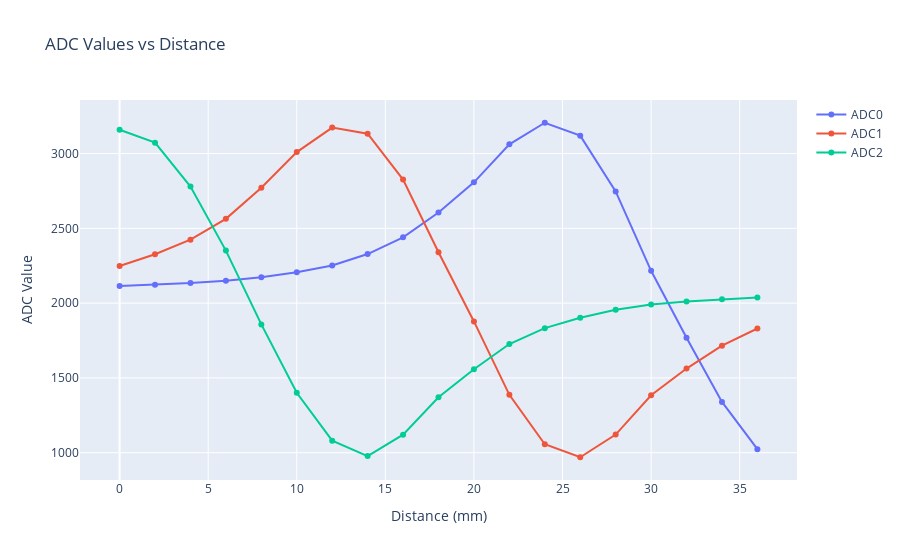

The code cell stored with this chart in its notebook:
### Markdown cell above
## Distance Test

One of the first things I want to know is what hall effect measurements are which distance unit. I took a ruler and marked every 2mm along the opening of the housing for the magnet. I then used a screwdriver to position the magnet shuttle at each stop and recorded the resulting readings. I used the bottom o-ring as the location index of the shuttle since it is easier to see than the edge of the red part. 
```{figure} ../images/jb/2025-04-25-ruler.jpg
:name: 2025-04-25-figure-ruler
Here is the ruler that I marked onto the unit. I used a screwdriver and a zip tie to align the magnet back and forth. I made sure to pull of the screwdriver before measuring that it wouldn't alter the magnetic flux of the magnet.  
```

I went back and forth a couple of times recording the readings at each mark. 

### Distance Test Results

### Code cell
import pandas as pd
import plotly.graph_objects as go
import matplotlib.pyplot as plt

# 1. Load the CSV
df = pd.read_csv('2025-04-25-distance-test-[customfield].csv', parse_dates=['datetime'])

# 2. Bin by DataValue and compute mean ADC values per bin
binned = df.groupby('DataValue').agg({
    'ADC0': 'mean',
    'ADC1': 'mean',
    'ADC2': 'mean'
}).reset_index()

# 3. Plot with Plotly
fig = go.Figure()

# Add a line for each ADC channel
for adc_col in ['ADC0', 'ADC1', 'ADC2']:
    fig.add_trace(go.Scatter(
        x=binned['DataValue'],
        y=binned[adc_col],
        mode='lines+markers',
        name=adc_col
    ))

# 4. Format the plot
fig.update_layout(
    title='ADC Values vs Distance',
    xaxis_title='Distance (mm)',
    yaxis_title='ADC Value',

)

fig.show()
#binned.to_csv('../data/processed/cornell-sensor/2025-04-25-distance-test-binned.csv', index=False)

### Figure 1 — Plotly figure (JSON) as saved in the notebook; plotly's stock layout.template omitted (floating-point values rounded to 4 significant figures)
{"data": [{"mode": "lines+markers", "name": "ADC0", "type": "scatter", "x": [0, 2, 4, 6, 8, 10, 12, 14, 16, 18, 20, 22, 24, 26, 28, 30, 32, 34, 36], "y": [2114.0, 2124.0, 2134.0, 2150.0, 2173.0, 2206.0, 2252.0, 2328.0, 2440.0, 2606.0, 2808.0, 3062.0, 3206.0, 3120.0, 2747.0, 2216.0, 1768.0, 1340.0, 1024.0]}, {"mode": "lines+markers", "name": "ADC1", "type": "scatter", "x": [0, 2, 4, 6, 8, 10, 12, 14, 16, 18, 20, 22, 24, 26, 28, 30, 32, 34, 36], "y": [2248.0, 2327.0, 2425.0, 2564.0, 2772.0, 3010.0, 3174.0, 3133.0, 2826.0, 2341.0, 1878.0, 1387.0, 1057.0, 969.6, 1121.0, 1384.0, 1563.0, 1716.0, 1830.0]}, {"mode": "lines+markers", "name": "ADC2", "type": "scatter", "x": [0, 2, 4, 6, 8, 10, 12, 14, 16, 18, 20, 22, 24, 26, 28, 30, 32, 34, 36], "y": [3159.0, 3073.0, 2780.0, 2351.0, 1858.0, 1400.0, 1080.0, 977.4, 1120.0, 1371.0, 1558.0, 1726.0, 1833.0, 1902.0, 1955.0, 1991.0, 2011.0, 2026.0, 2037.0]}], "layout": {"title": {"text": "ADC Values vs Distance"}, "xaxis": {"title": {"text": "Distance (mm)"}}, "yaxis": {"title": {"text": "ADC Value"}}}}
